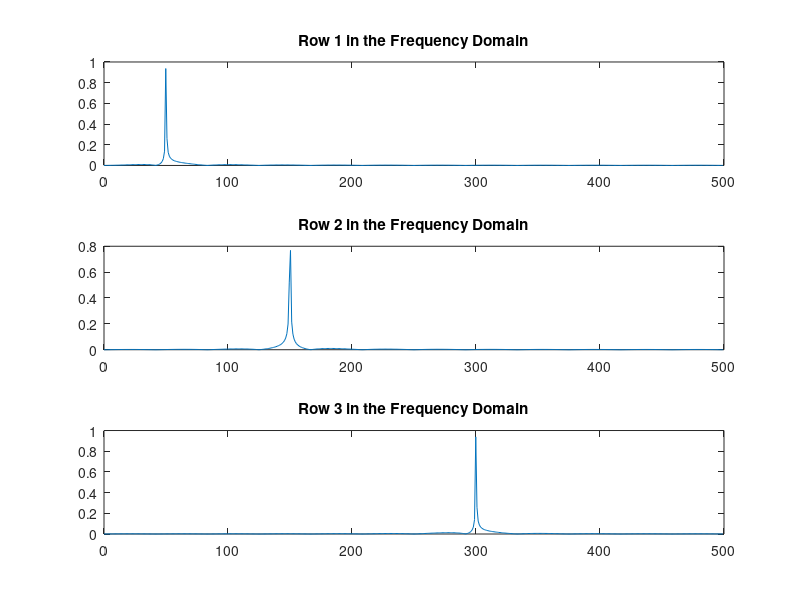

The MATLAB script that drew this image:
## Cosine Waves
# Compare cosine waves in the time domain and the frequency domain.
# Specify the parameters of a signal with a sampling frequency of 1kHz and a 
# signal duration of 1 second.

Fs = 1000;                    % Sampling frequency
T = 1/Fs;                     % Sampling period
L = 1000;                     % Length of signal
t = (0:L-1)*T;                % Time vector

## Create a matrix where each row represents a cosine wave with scaled frequency.
# The result, X, is a 3-by-1000 matrix. The first row has a wave frequency of 50, 
# the second row has a wave frequency of 150, and the third row has a wave 
# frequency of 300.

x1 = cos(2*pi*50*t);          % First row wave
x2 = cos(2*pi*150*t);         % Second row wave
x3 = cos(2*pi*300*t);         % Third row wave

X = [x1; x2; x3];

## Plot the first 100 entries from each row of X in a single figure in order and 
# compare their frequencies.
for i = 1:3
    subplot(3,1,i)
    plot(t(1:100),X(i,1:100))
    title(['Row ',num2str(i),' in the Time Domain'])
end

pause;
## For algorithm performance purposes, fft allows you to pad the input with 
# trailing zeros. In this case, pad each row of X with zeros so that the length 
# of each row is the next higher power of 2 from the current length. 
# Define the new length using the nextpow2 function.

n = 2^nextpow2(L);

## Specify the dim argument to use fft along the rows of X, that is, for each signal.
dim = 2;

## Compute the Fourier transform of the signals.
Y = fft(X,n,dim);

## Calculate the double-sided spectrum and single-sided spectrum of each signal.
P2 = abs(Y/L);
P1 = P2(:,1:n/2+1);
P1(:,2:end-1) = 2*P1(:,2:end-1);

## In the frequency domain, plot the single-sided amplitude spectrum for each
# row in a single figure.
for i=1:3
    subplot(3,1,i)
    plot(0:(Fs/n):(Fs/2-Fs/n),P1(i,1:n/2))
    title(['Row ',num2str(i),' in the Frequency Domain'])
end












